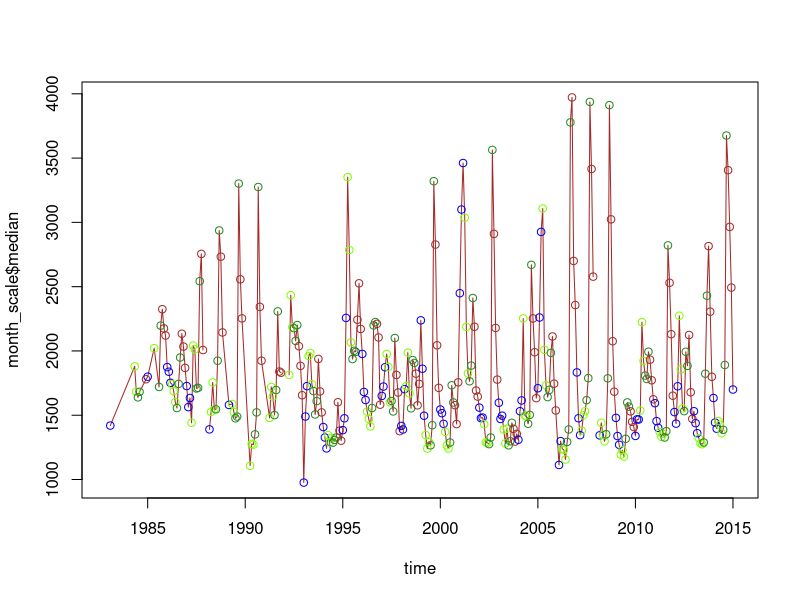
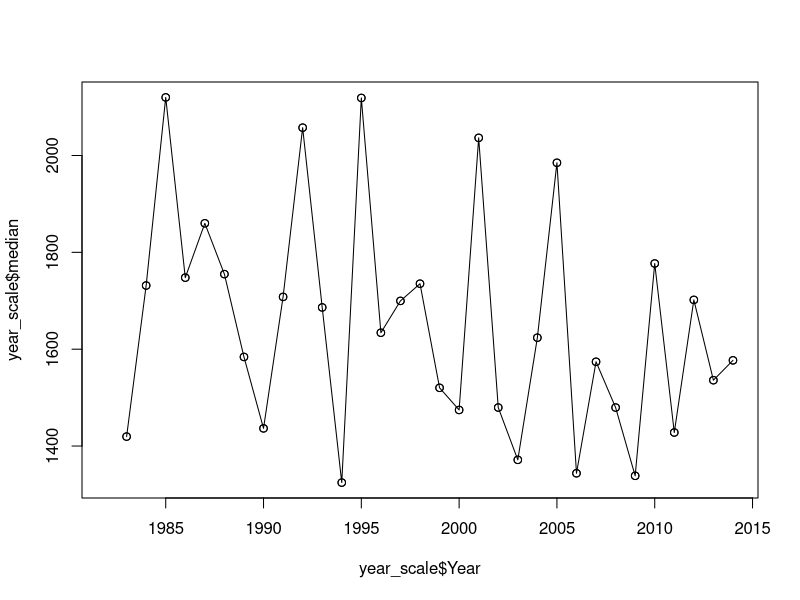

The R script that drew these images, in order:
library(plyr)

### FUNCTION

add_month = function(df){
  
  # takes the Julian Day from the dataframe and creates a column in the
  # dataframe with the month of the NDVI value
  
  full_date <- paste(df$Year, df$JulDay, sep="-")
  date = as.Date(strptime(full_date, format="%Y-%j"), format="%m-%d-%Y")
  as.numeric(format(date, format = "%m")) 
}

add_season = function(month, seasons){
 ifelse(month <= max(seasons$winter_first),1,
        ifelse (month <= max(seasons$spring),2,
                ifelse(month <= max(seasons$summer),3,
                       ifelse (month <= max(seasons$fall),4,
                               1))))
}

add_season_colors = function(dfseason, colors){
 ifelse(dfseason == 1,colors$winter,
        ifelse (dfseason == 2,colors$spring,
                ifelse(dfseason == 3,colors$summer,
                       ifelse (dfseason == 4,colors$fall,
                               1))))
}
### MAIN CODE

data = read.csv(file = "Landsat_NDVI_adj_allsats.csv")

# Add time identifiers
data$month = add_month(data)

seasons = list(winter_first=1:2, spring=3:5, summer=6:8,
               fall=9:11, winter_end=12)
color_list = list(winter="blue", spring="chartreuse", 
                  summer="forestgreen", fall="brown")
data$wateryr = ifelse(data$month <= max(seasons$fall),data$Year,
                      data$Year+1)

# Summarizing Data at different scales

month_scale = ddply(data, c("Year", "month"), summarise,
                    N = sum(!is.na(NDVI)),
                    median = median(NDVI, na.rm=TRUE),
                    sd = sd(NDVI, na.rm=TRUE))
month_scale$season = add_season(as.vector(month_scale$month),seasons)
data_colors = add_season_colors(as.vector(month_scale$season), 
                                       color_list)

time = as.vector(month_scale$Year) + as.vector(month_scale$month)/12
plot(time, month_scale$median, type='o', col=data_colors)


year_scale = ddply(month_scale, ~ Year, summarise,
                    N = sum(!is.na(median)),
                    median = median(median, na.rm=TRUE),
                    sd = sd(median, na.rm=TRUE))
plot(year_scale$Year, year_scale$median)
lines(year_scale$Year, year_scale$median, type = "o", col="black")
